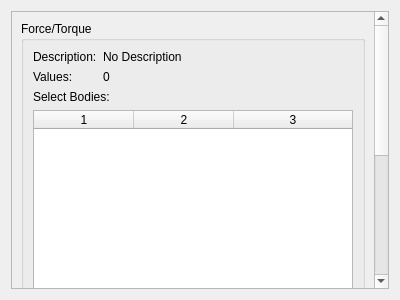
<?xml version="1.0" encoding="UTF-8"?>
<ui version="4.0">
 <class>ForceTorqueWidget</class>
 <widget class="QWidget" name="ForceTorqueWidget">
  <property name="geometry">
   <rect>
    <x>0</x>
    <y>0</y>
    <width>400</width>
    <height>300</height>
   </rect>
  </property>
  <property name="windowTitle">
   <string>Form</string>
  </property>
  <layout class="QGridLayout" name="gridLayout">
   <item row="0" column="0">
    <widget class="QScrollArea" name="_scroll">
     <property name="horizontalScrollBarPolicy">
      <enum>Qt::ScrollBarAlwaysOff</enum>
     </property>
     <property name="widgetResizable">
      <bool>true</bool>
     </property>
     <widget class="QWidget" name="_contents">
      <property name="geometry">
       <rect>
        <x>0</x>
        <y>-248</y>
        <width>364</width>
        <height>536</height>
       </rect>
      </property>
      <layout class="QGridLayout" name="gridLayout_3">
       <item row="0" column="0">
        <widget class="QGroupBox" name="_groupBox">
         <property name="title">
          <string>Force/Torque</string>
         </property>
         <layout class="QGridLayout" name="gridLayout_6">
          <item row="0" column="0">
           <layout class="QFormLayout" name="_infoLayout">
            <item row="0" column="0">
             <widget class="QLabel" name="_descriptionLabel">
              <property name="text">
               <string>Description:</string>
              </property>
             </widget>
            </item>
            <item row="0" column="1">
             <widget class="QLabel" name="_description">
              <property name="text">
               <string>No Description</string>
              </property>
              <property name="wordWrap">
               <bool>true</bool>
              </property>
             </widget>
            </item>
            <item row="1" column="0">
             <widget class="QLabel" name="_valuesLabel">
              <property name="text">
               <string>Values:</string>
              </property>
             </widget>
            </item>
            <item row="1" column="1">
             <widget class="QLabel" name="_values">
              <property name="text">
               <string>0</string>
              </property>
             </widget>
            </item>
           </layout>
          </item>
          <item row="1" column="0">
           <layout class="QVBoxLayout" name="_tableLayout">
            <item>
             <widget class="QLabel" name="_pairLabel">
              <property name="text">
               <string>Select Bodies:</string>
              </property>
             </widget>
            </item>
            <item>
             <widget class="QTableWidget" name="_pairs">
              <property name="editTriggers">
               <set>QAbstractItemView::NoEditTriggers</set>
              </property>
              <property name="selectionBehavior">
               <enum>QAbstractItemView::SelectRows</enum>
              </property>
              <property name="columnCount">
               <number>3</number>
              </property>
              <attribute name="horizontalHeaderShowSortIndicator" stdset="0">
               <bool>true</bool>
              </attribute>
              <attribute name="horizontalHeaderStretchLastSection">
               <bool>true</bool>
              </attribute>
              <attribute name="verticalHeaderVisible">
               <bool>false</bool>
              </attribute>
              <attribute name="verticalHeaderDefaultSectionSize">
               <number>20</number>
              </attribute>
              <column/>
              <column/>
              <column/>
             </widget>
            </item>
            <item>
             <widget class="QLabel" name="_tableLabel">
              <property name="text">
               <string>Force/Torque:</string>
              </property>
             </widget>
            </item>
            <item>
             <widget class="QTableWidget" name="_table">
              <property name="editTriggers">
               <set>QAbstractItemView::NoEditTriggers</set>
              </property>
              <property name="selectionBehavior">
               <enum>QAbstractItemView::SelectRows</enum>
              </property>
              <property name="columnCount">
               <number>1</number>
              </property>
              <attribute name="horizontalHeaderShowSortIndicator" stdset="0">
               <bool>true</bool>
              </attribute>
              <attribute name="horizontalHeaderStretchLastSection">
               <bool>true</bool>
              </attribute>
              <attribute name="verticalHeaderVisible">
               <bool>false</bool>
              </attribute>
              <attribute name="verticalHeaderDefaultSectionSize">
               <number>20</number>
              </attribute>
              <column/>
             </widget>
            </item>
           </layout>
          </item>
         </layout>
        </widget>
       </item>
      </layout>
     </widget>
    </widget>
   </item>
  </layout>
 </widget>
 <resources/>
 <connections/>
</ui>
